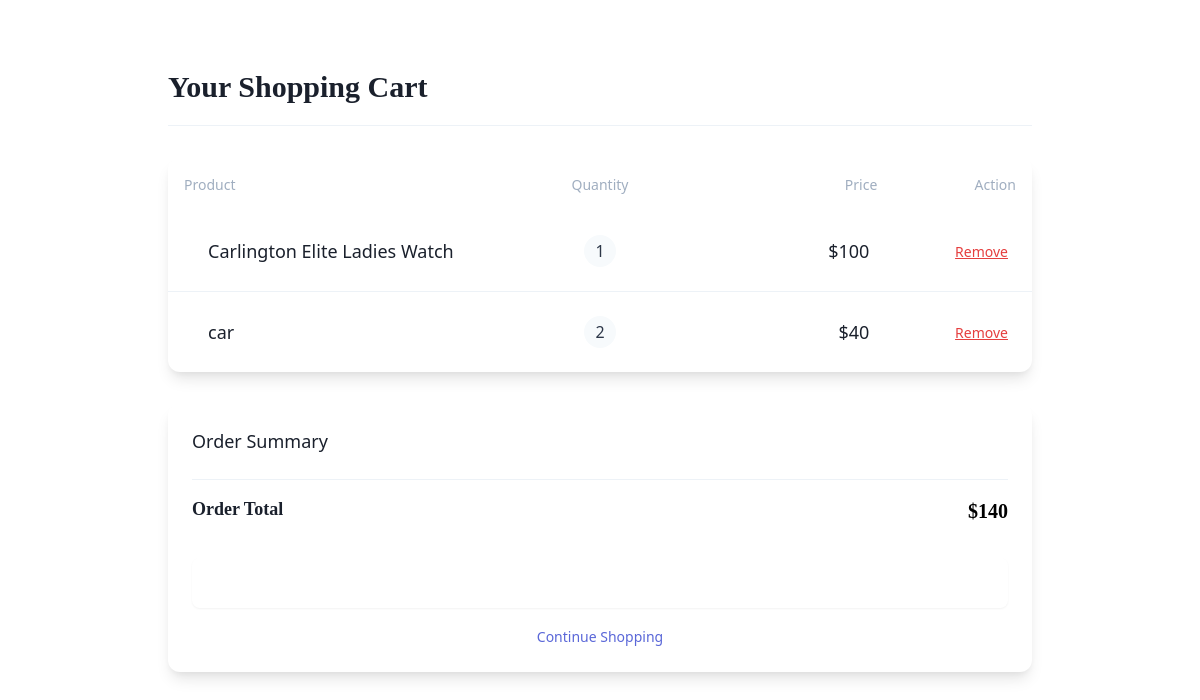
/cart/ (signed in), run on an earlier commit of the app's database.
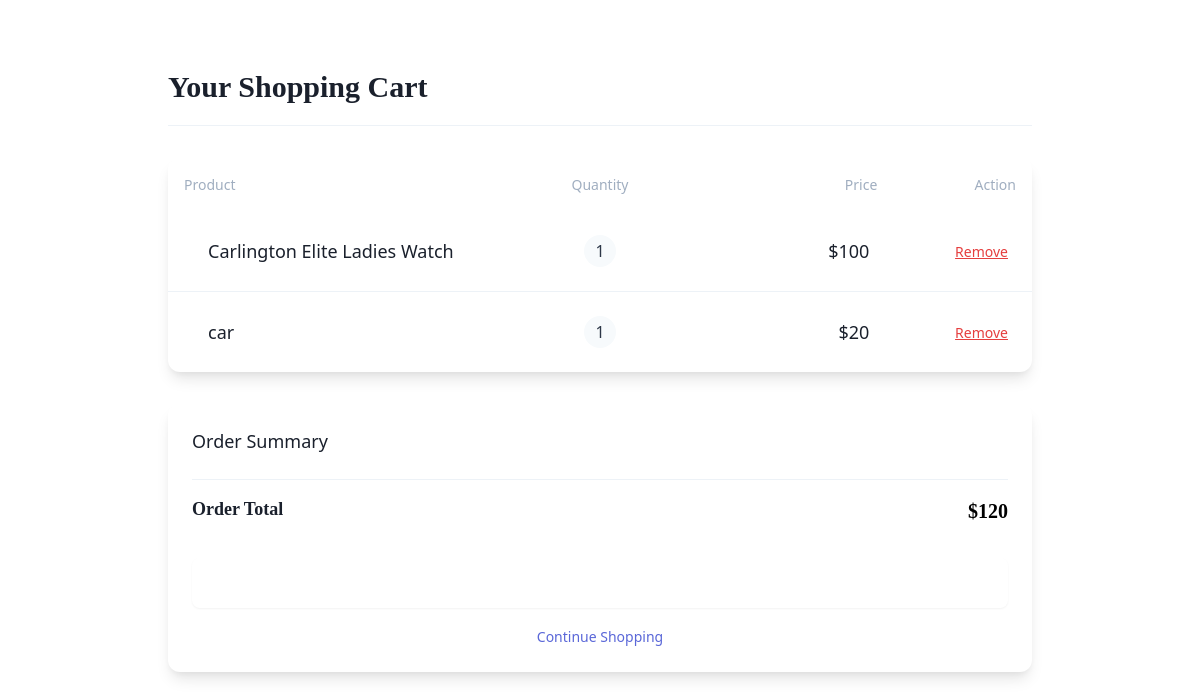
And on a later commit of the database.
### userside/models.py (models this page shows, shortened)
class CartItem(models.Model):
    user = models.ForeignKey(User, on_delete=models.CASCADE)
    product = models.ForeignKey(Products, on_delete=models.CASCADE)
    quantity = models.PositiveIntegerField(default=1)
    added_at = models.DateTimeField(auto_now_add=True)
    def total_price(self):
        return self.product.price * self.quantity

class Products(models.Model):
    CATEGORY_CHOICES = [
        ('all', 'All'),
        ('phones', 'Phones'),
        ('toys', 'Toys'),
        ('watches', 'Watches'),
        ('electronics', 'Electronics'),
    ]
    product_name = models.CharField(max_length=100)
    description = models.CharField(max_length=100, blank=True)
    category = models.CharField(max_length=50, choices=CATEGORY_CHOICES, default='all')
    price = models.IntegerField()
    image = models.ImageField(upload_to='images')

### userside/views.py (the view)
# urls.py: path('cart/',view_cart, name='view_cart'),
@login_required(login_url='signin')
def view_cart(request):
    items = CartItem.objects.filter(user=request.user)
    total = sum(item.total_price() for item in items)
    return render(request, 'cart.html', {'items': items, 'total': total})

### template/cart.html (shortened to what this page needs)
{% extends "home.html" %}
{% block content %}
<div class="bg-gray-50 dark:bg-gray-900 min-h-screen py-16">
  <div class="max-w-4xl mx-auto px-4">
    <div class="mb-8 border-b border-gray-200 dark:border-gray-700 pb-4">
      <h1 class="text-3xl font-serif font-bold text-gray-900 dark:text-white">Your Shopping Cart</h1>
    </div>
    <div class="bg-white dark:bg-gray-800 rounded-xl shadow-lg overflow-hidden mb-8">
      {% if items %}
        <div class="hidden md:grid md:grid-cols-12 text-sm font-medium text-gray-500 dark:text-gray-400 bg-gray-50 dark:bg-gray-700 p-4">
          <div class="md:col-span-5">Product</div>
          <div class="md:col-span-2 text-center">Quantity</div>
          <div class="md:col-span-3 text-right">Price</div>
          <div class="md:col-span-2 text-right">Action</div>
        </div>
        <div class="divide-y divide-gray-200 dark:divide-gray-700">
          {% for item in items %}
            <div class="grid grid-cols-1 md:grid-cols-12 gap-4 p-6 items-center">
              <div class="md:col-span-5">
                <div class="flex items-center">
                  <div class="ml-4">
                    <h3 class="text-lg font-medium text-gray-900 dark:text-white">{{ item.product.product_name }}</h3>
                  </div>
                </div>
              </div>
              <div class="md:col-span-2 flex items-center justify-center">
                <span class="inline-flex items-center justify-center h-8 w-8 rounded-full bg-gray-100 dark:bg-gray-700 text-gray-800 dark:text-gray-200">
                  {{ item.quantity }}
                </span>
              </div>
              <div class="md:col-span-3 text-right">
                <span class="text-lg font-medium text-gray-900 dark:text-white">${{ item.total_price }}</span>
              </div>
              <div class="md:col-span-2 text-right">
                <a href="{% url 'remove_from_cart' item.id %}"
                   class="text-red-600 hover:text-red-800 text-sm font-medium underline transition">
                   Remove
                </a>
              </div>
            </div>
          {% endfor %}
        </div>
      {% endif %}
    </div>
    {% if items %}
    <div class="bg-white dark:bg-gray-800 rounded-xl shadow-lg overflow-hidden">
      <div class="p-6">
        <h2 class="text-lg font-medium text-gray-900 dark:text-white mb-4">Order Summary</h2>
        <div class="space-y-3">
          <div class="flex justify-between border-t border-gray-200 dark:border-gray-700 pt-4 mt-6">
            <span class="text-lg font-serif font-bold text-gray-900 dark:text-white">Order Total</span>
            <span class="text-xl font-serif font-bold text-emerald-600 dark:text-emerald-400">${{ total }}</span>
          </div>
        </div>
        <div class="mt-8">
          <a href="#" class="block w-full text-center px-6 py-3 border border-transparent rounded-lg shadow-sm text-base font-medium text-white bg-emerald-600 hover:bg-emerald-700 focus:outline-none focus:ring-2 focus:ring-offset-2 focus:ring-emerald-500 transition-colors">
          </a>
          <div class="mt-4 text-center">
            <a href="{% url 'userproduct' %}" class="text-sm font-medium text-indigo-600 dark:text-indigo-400 hover:text-indigo-500 transition-colors">
              Continue Shopping
            </a>
          </div>
        </div>
      </div>
    </div>
    {% endif %}
  </div>
</div>
{% endblock %}

What changed in the data, as far as the page shows it:
changed CartItem "car": quantity "2" → "1"; total_price "40" → "20"
Also different on the page:
{{ total }}: "140" → "120"
